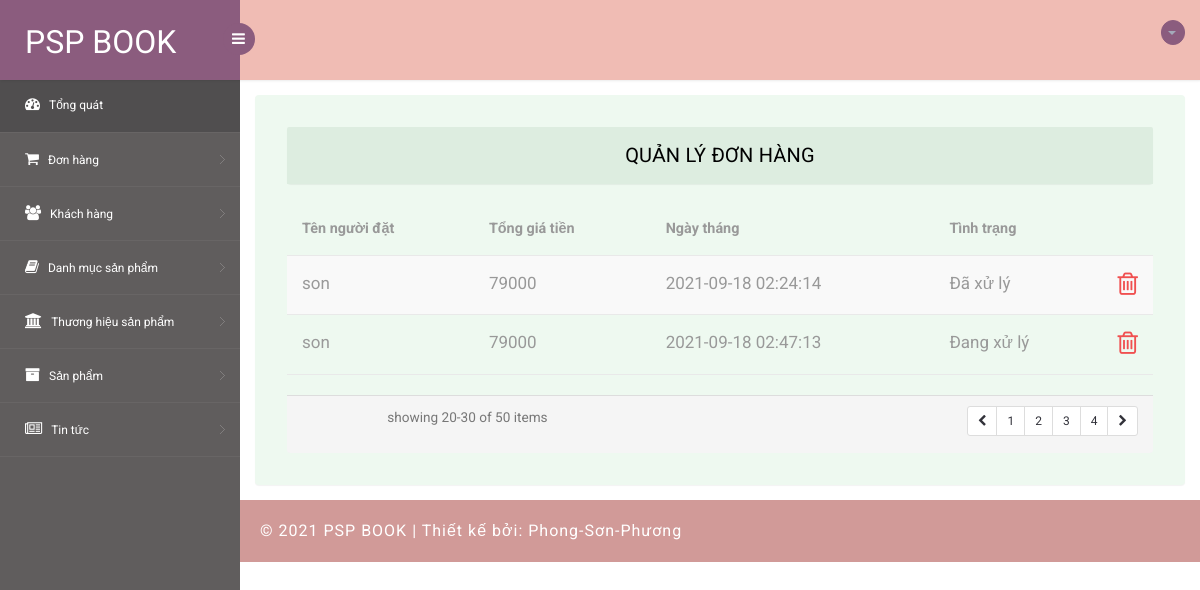
/Admin/QuanLyDonHang.php, run on an earlier commit of the app's database.
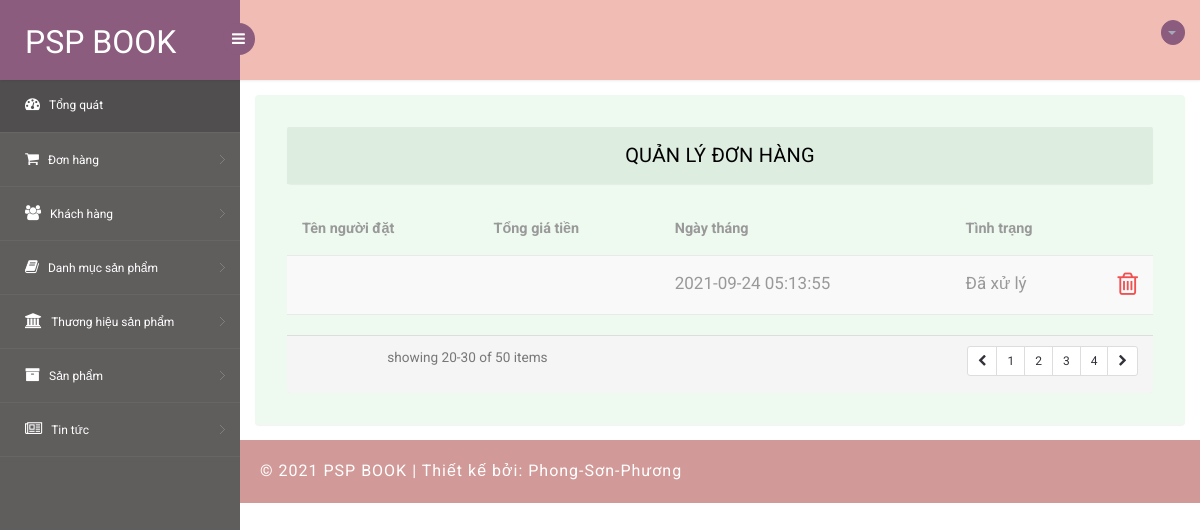
And on a later commit of the database.
### tables this page shows
CREATE TABLE `tbl_donhang` (
  `donhang_id` int(11) NOT NULL,
  `sanpham_id` int(11) NOT NULL,
  `soluong` int(11) NOT NULL,
  `mahang` varchar(50) NOT NULL,
  `khachhang_id` int(11) NOT NULL,
  `ngaythang` timestamp NOT NULL DEFAULT current_timestamp() ON UPDATE current_timestamp(),
  `tinhtrang` int(11) NOT NULL,
  `huydon` int(11) NOT NULL DEFAULT 0
);

CREATE TABLE `tbl_khachhang` (
  `khachhang_id` int(11) NOT NULL,
  `name` varchar(100) NOT NULL,
  `phone` varchar(50) NOT NULL,
  `address` varchar(200) NOT NULL,
  `note` text NOT NULL,
  `email` varchar(150) NOT NULL,
  `password` varchar(100) NOT NULL,
  `giaohang` int(11) NOT NULL
);

### Admin/QuanLyDonHang.php (the view, shortened to what this page needs)
<?php
include('../database/connectdb.php')
?>
<!DOCTYPE html>
<head>
<link rel="stylesheet" href="css/bootstrap.min.css" >
<link href="css/style.css" rel='stylesheet' type='text/css' />
<link href="css/style-responsive.css" rel="stylesheet"/>
<link href="css/font-awesome.css" rel="stylesheet">
</head>
<body>
<section id="container">
<?php
include('include/header.php') ;
include('include/aside.php') ;
?>
<section id="main-content">
	<section class="wrapper">
		<div class="table-agile-info">
            <div class="panel panel-default">
                <div class="panel-heading">
                    Quản lý Đơn Hàng
                </div>
            </div>
            <div class="table-responsive">
                <table class="table table-striped b-t b-light">
                    <thead>
                        <tr>
                        <th>Tên người đặt</th>
                        <th>Tổng giá tiền</th>
                        <th>Ngày tháng</th>
                        <th>Tình trạng</th>
                        <th style="width:30px;"></th>
                        </tr>
                    </thead>
            <tbody>
            <?php
                    $sql_dh = mysqli_query($con, "SELECT * FROM tbl_donhang");
                    if (mysqli_num_rows($sql_dh)>0)
                    {
                        while ($row_dh=mysqli_fetch_row($sql_dh))
                        {
                            ?>
                            <tr>
                                <td>
                                    <span style="font-size: 17px;">
                                    <?php
                                    $sql_kh = mysqli_query($con,"SELECT * FROM tbl_khachhang");
                                    $row_kh=mysqli_fetch_row($sql_kh);
                                    if($row_dh[4]==$row_kh[0])
                                    {
                                        echo $row_kh[1];
                                    }
                                    ?>
                                    </span>
                                </td>
                                <td >
                                    <span style="font-size: 17px;">
                                    <?php
                                    $sql_kh = mysqli_query($con,"SELECT * FROM tbl_khachhang");
                                    $row_kh=mysqli_fetch_row($sql_kh);
                                    $sql_lk = mysqli_query($con,"SELECT *FROM tbl_giohang, tbl_donhang WHERE tbl_giohang.sanpham_id = tbl_donhang.sanpham_id");
                                    $row_lk = mysqli_fetch_row($sql_lk);
                                    $sql_gh= mysqli_query($con,"SELECT SUM(giasanpham) AS tong FROM tbl_giohang");
                                    $row_gh=mysqli_fetch_array($sql_gh);
                                    if($row_dh[4]==$row_kh[0] && $row_lk)
                                    {
                                        echo $row_gh['tong'];
                                    }
                                    ?>
                                    </span>
                                </td>
                                <td ><span style="font-size: 17px;"><?php echo $row_dh[5]; ?></span></td>
                                <td >
                                    <span style="font-size: 17px;">
                                    <?php
                                    if($row_dh[6]==1)
                                    {
                                        echo 'Đã xử lý';
                                    }
                                    if($row_dh[6]==0)
                                    {
                                        echo 'Đang xử lý';
                                    }
                                    ?>
                                    </span>
                                </td>
                                <td>
                                    <a href="javascript:xoa_id('<?php echo $row_dh[0]; ?>')"
                                    class="active styling-edit" ui-toggle-class="">
                                    <i style="font-size: 26px;" class="fa fa-trash-o  text-danger text"></i>
                                    </a>
                                </td>
                            </tr>
                            <?php
                        }
                    }
                    else
                    {
                            ?>
                            <tr>
                            <td colspan="5">Không tìm thấy dữ liệu cần tìm !</td>
                            </tr>
                    <?php
                    }
                    ?>
                </tbody>
            </table>
        </div>
        <footer class="panel-footer">
            <div class="row">
            <div class="col-sm-5 text-center">
                <small class="text-muted inline m-t-sm m-b-sm">showing 20-30 of 50 items</small>
            </div>
            <div class="col-sm-7 text-right text-center-xs">
                <ul class="pagination pagination-sm m-t-none m-b-none">
                <li><a href=""><i class="fa fa-chevron-left"></i></a></li>
                <li><a href="">1</a></li>
                <li><a href="">2</a></li>
                <li><a href="">3</a></li>
                <li><a href="">4</a></li>
                <li><a href=""><i class="fa fa-chevron-right"></i></a></li>
                </ul>
            </div>
            </div>
        </footer>
        </div>
    </section>
<div class="footer">
    <div class="wthree-copyright">
        <p>© 2021 PSP BOOK | Thiết kế bởi: Phong-Sơn-Phương</p>
    </div>
</div>
</section>
</section>
</body>
</html>

### Admin/include/header.php (shortened to what this page needs)
<header class="header fixed-top clearfix">
<div class="brand">
    <a href="../index.php" class="logo">
        PSP BOOK
    </a>
    <div class="sidebar-toggle-box">
        <div class="fa fa-bars"></div>
    </div>
</div>
<div class="top-nav clearfix">
    <ul class="nav pull-right top-menu">
        <li class="dropdown">
            <a data-toggle="dropdown" class="dropdown-toggle" href="#">
                <b class="caret"></b>
            </a>
        </li>
    </ul>
</div>
</header>

### Admin/include/aside.php (shortened to what this page needs)
<aside>
    <div id="sidebar" class="nav-collapse">
        <div class="leftside-navigation">
            <ul class="sidebar-menu" id="nav-accordion">
                <li>
                    <a class="active" href="admin.php">
                        <i class="fa fa-dashboard"></i>
                        <span>Tổng quát</span>
                    </a>
                </li>
                <li class="sub-menu">
                    <a href="javascript:;">
                        <i class="fa fa-shopping-cart"></i>
                        <span>Đơn hàng</span>
                    </a>
                </li>
				<li class="sub-menu">
                    <a href="javascript:;">
                        <i class="fa fa-users"></i>
                        <span>Khách hàng</span>
                    </a>
                </li>
				<li class="sub-menu">
                    <a href="javascript:;">
                        <i class="fa fa-book"></i>
                        <span>Danh mục sản phẩm</span>
                    </a>
                </li>
				<li class="sub-menu">
                    <a href="javascript:;">
                        <i class="fa fa-bank"></i>
                        <span>Thương hiệu sản phẩm</span>
                    </a>
                </li>
				<li class="sub-menu">
                    <a href="javascript:;">
                        <i class="fa fa-archive"></i>
                        <span>Sản phẩm</span>
                    </a>
                </li>
                <li class="sub-menu">
                    <a href="javascript:;">
                        <i class="fa fa-newspaper-o"></i>
                        <span>Tin tức</span>
                    </a>
                </li>
            </ul>
        </div>
    </div>
</aside>

What changed in the data, as far as the page shows it:
removed tbl_donhang: khachhang.names "son", tong "79000", ngaythang "2021-09-18 02:24:14", tinhtrang "Đã xử lý"
removed tbl_donhang: khachhang.names "son", tong "79000", ngaythang "2021-09-18 02:47:13", tinhtrang "Đang xử lý"
added tbl_donhang: ngaythang "2021-09-24 05:13:55", tinhtrang "Đã xử lý"
